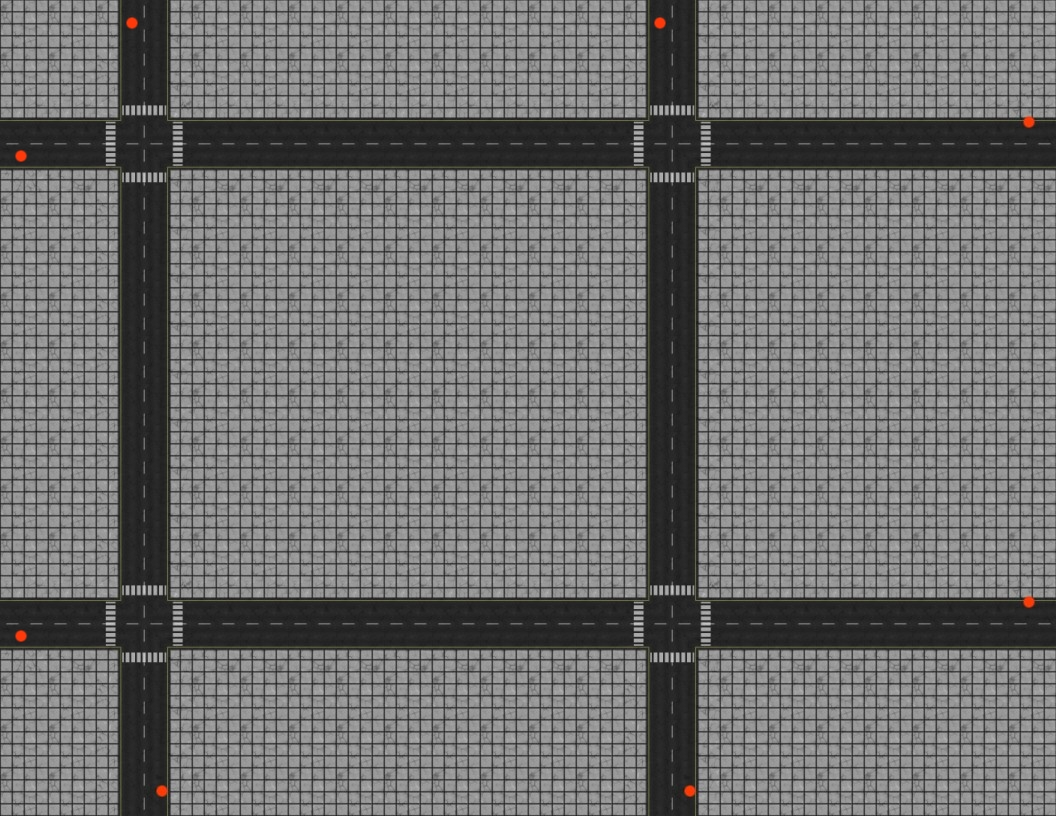

The image is a tile-based game level rendered from a .tmx file. Its description and source (layers, tilesets, objects; grid data summarised) follow:
An orthogonal 22x17 tile map with 48x48 px tiles, 1 tile layer (strassennetz).

<map version="1.0" orientation="orthogonal" width="22" height="17" tilewidth="48" tileheight="48">
 <tileset firstgid="1" source="roads.tsx" />
 <layer name="strassennetz" width="22" height="17">
  <data>[374 cells, 374 non-empty, 13 distinct tile ids]</data>
 </layer>
</map>
